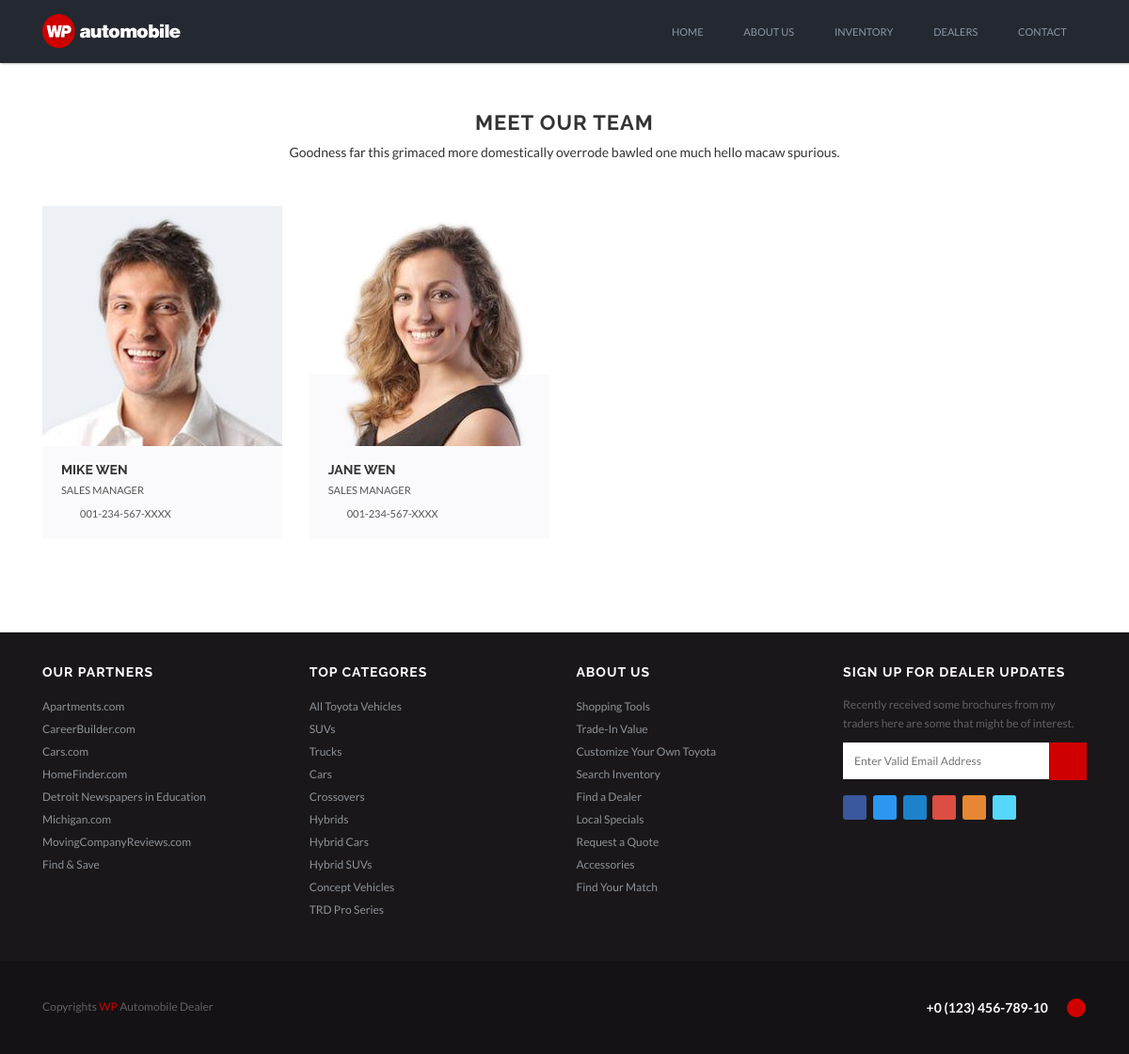
The app's page /dealers with its own data.
### dealers/models.py (models this page shows, shortened)
class Dealer(models.Model):
    name = models.CharField(max_length=50)
    picture = models.ImageField(upload_to="images")
    description = models.TextField()
    email = models.CharField(max_length=50)

### cars/views.py (the view)
# urls.py: path('dealers', views.dealers, name="dealers"),
def dealers(request):
    all_dealers = Dealer.objects.all()
    context = {
        'all_dealers':all_dealers
    }
    return render(request, 'dealers.html', context)

### templates/dealers.html (shortened to what this page needs)
{% extends 'base.html' %}
{% block content %}
<br><br>
<div class="page-section" style="margin-bottom:70px;">
    <div class="container">
        <div class="row">
            <div class="col-lg-12 col-md-12 col-sm-12 col-xs-12">
                <div class="section-title" style="text-align:center; color:#333333; margin-bottom:45px;">
                    <h2 style="margin-bottom:5px; text-transform:uppercase !important;">Meet Our Team</h2>
                    <p>Goodness far this grimaced more domestically overrode bawled one much hello macaw spurious.</p>
                </div>
            </div>
            {% for dealer in all_dealers %}
            <div class="col-lg-3 col-md-3 col-sm-6 col-xs-12">
                <div class="cs-team">
                    <div class="cs-media">
                        <figure><a href="#"><img src="{{ dealer.picture.url }}" alt="" /></a></figure>
                    </div>
                    <div class="cs-text">
                        <h6><a href="#">{{ dealer.name }}</a></h6>
                        <span>{{ dealer.description }}</span> <em><i class="icon-phone4"></i>001-234-567-XXXX</em> </div>
                </div>
            </div>
            {% endfor %}
        </div>
    </div>
</div>
{% endblock content %}

### static_in_project/assets/css/color.css (style rules this page uses)
body, .main-section p, .mce-content-body p { font: Normal 14px/24px "Lato", sans-serif; letter-spacing: 0px; text-transform: none; color: #A9A9A9; }
h2, h2 a { font: 700 Normal 22px/30px "Raleway", sans-serif !important; letter-spacing: 1px !important; text-transform: uppercase !important; color: #333333 !important; }
h6, h6 a { font: 700 Normal 14px/20px "Raleway", sans-serif !important; letter-spacing: 0px !important; text-transform: capitalize !important; color: #333333 !important; }

### records on screen
Dealer: picture (picture), name "MIKE WEN", description "SALES MANAGER"
Dealer: picture (picture), name "JANE WEN", description "SALES MANAGER"
